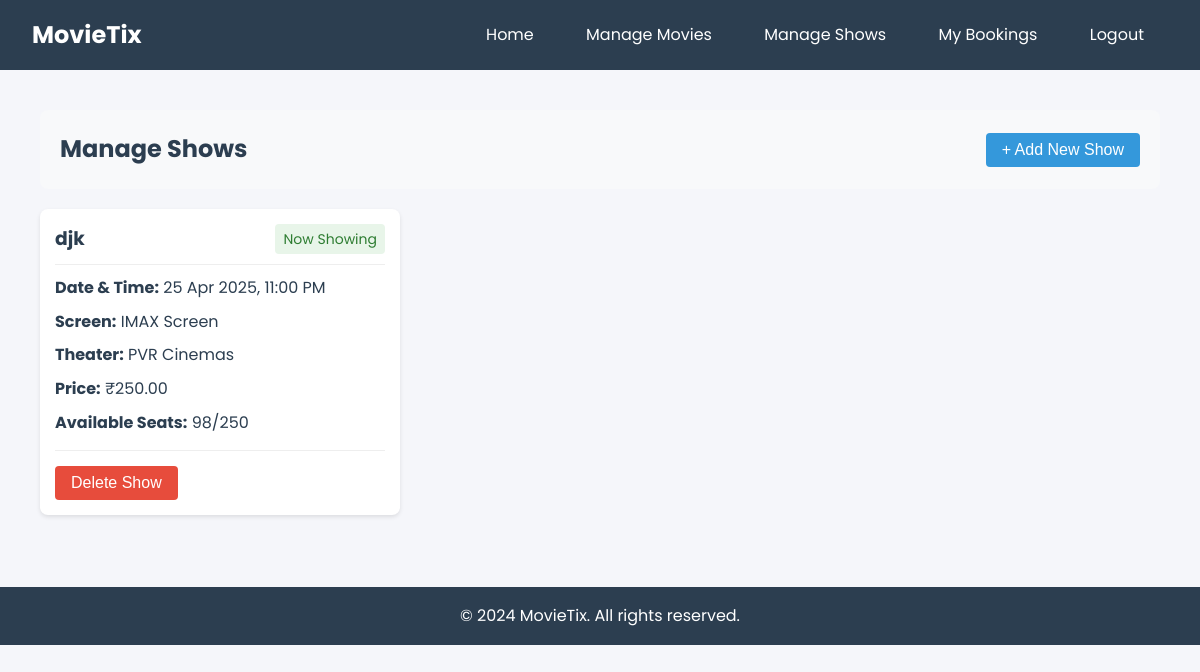
The page /admin/shows (signed in) on the database as committed earlier.
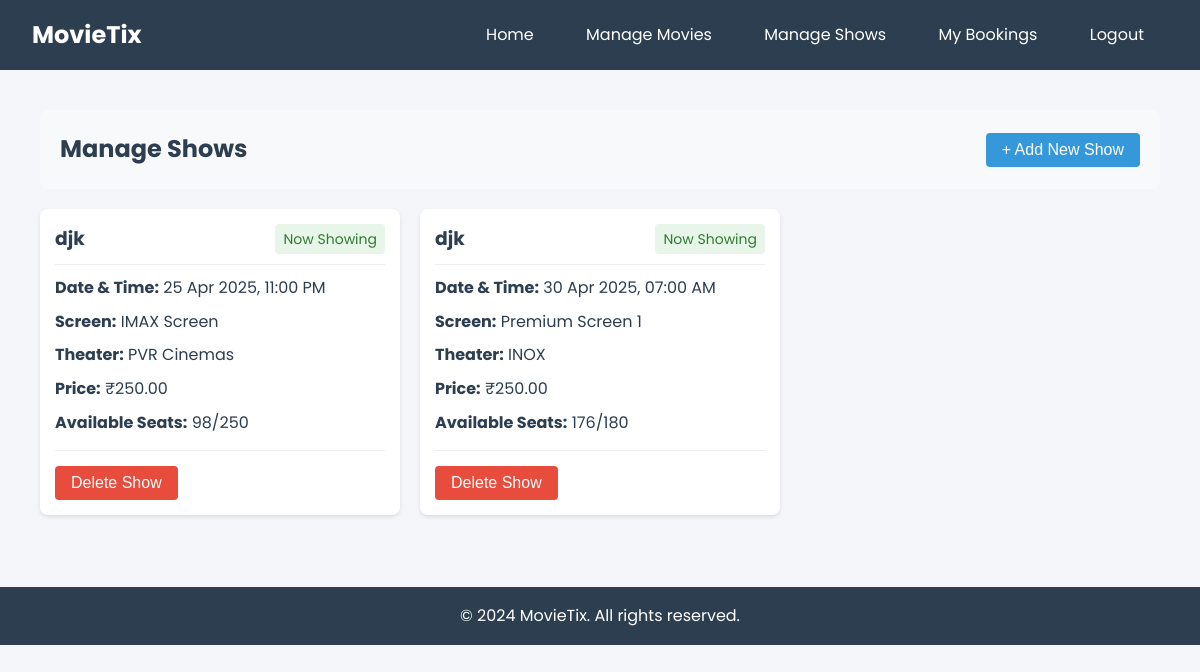
The same page on the database as committed later.
### app.py (models this page shows)
class Show(db.Model):
    id = db.Column(db.Integer, primary_key=True)
    movie_id = db.Column(db.Integer, db.ForeignKey('movie.id'), nullable=False)
    screen_id = db.Column(db.Integer, db.ForeignKey('screen.id'), nullable=False)
    show_time = db.Column(db.DateTime, nullable=False)
    price = db.Column(db.Float, nullable=False)
    available_seats = db.Column(db.Integer, nullable=False)
    bookings = db.relationship('Booking', backref='show', lazy=True)

class Movie(db.Model):
    id = db.Column(db.Integer, primary_key=True)
    title = db.Column(db.String(100), nullable=False)
    description = db.Column(db.Text, nullable=False)
    duration = db.Column(db.Integer, nullable=False)  # in minutes
    language = db.Column(db.String(50), nullable=False)
    release_date = db.Column(db.Date, nullable=False)
    poster_image = db.Column(db.String(200))
    genre = db.Column(db.String(100))
    rating = db.Column(db.Float, default=0.0)
    status = db.Column(db.String(20), default='Coming Soon')  # Now Showing, Coming Soon
    shows = db.relationship('Show', backref='movie', lazy=True)

class Screen(db.Model):
    id = db.Column(db.Integer, primary_key=True)
    name = db.Column(db.String(50), nullable=False)
    theater_id = db.Column(db.Integer, db.ForeignKey('theater.id'), nullable=False)
    capacity = db.Column(db.Integer, nullable=False)
    shows = db.relationship('Show', backref='screen', lazy=True)

class Theater(db.Model):
    id = db.Column(db.Integer, primary_key=True)
    name = db.Column(db.String(100), nullable=False)
    location = db.Column(db.String(200), nullable=False)
    capacity = db.Column(db.Integer, nullable=False)
    screens = db.relationship('Screen', backref='theater', lazy=True)

### app.py (the view, shortened to what this page needs)
@app.route('/admin/shows', methods=['GET', 'POST'])
def admin_shows():
    if not session.get('is_admin'):
        flash('Unauthorized access', 'danger')
        return redirect(url_for('login'))
    movies = Movie.query.all()
    theaters = Theater.query.all()
    screens = Screen.query.join(Theater).all()  # Get all screens with their theaters
    shows = Show.query.order_by(Show.show_time).all()
    return render_template('admin/shows.html',
                         movies=movies,
                         theaters=theaters,
                         screens=screens,  # Pass screens to template
                         shows=shows,
                         now=datetime.now())

### templates/admin/shows.html (shortened to what this page needs)
{% extends "base.html" %}
{% block content %}
<div class="admin-container">
    <div class="admin-header">
        <h2>Manage Shows</h2>
        <button type="button" class="btn btn-primary" onclick="showAddShowForm()">
            + Add New Show
        </button>
    </div>
    <div class="shows-list">
        {% for show in shows %}
        <div class="show-card">
            <div class="show-header">
                <h3>{{ show.movie.title }}</h3>
                <span class="status">{{ show.movie.status }}</span>
            </div>
            <div class="show-details">
                <p><strong>Date & Time:</strong> {{ show.show_time.strftime('%d %b %Y, %I:%M %p') }}</p>
                <p><strong>Screen:</strong> {{ show.screen.name }}</p>
                <p><strong>Theater:</strong> {{ show.screen.theater.name }}</p>
                <p><strong>Price:</strong> ₹{{ "%.2f"|format(show.price) }}</p>
                <p><strong>Available Seats:</strong> {{ show.available_seats }}/{{ show.screen.capacity }}</p>
            </div>
            <div class="show-actions">
                <button onclick="confirmDelete('{{ show.id }}')" class="btn btn-danger">Delete Show</button>
            </div>
        </div>
        {% endfor %}
    </div>
</div>
{% endblock %}

### templates/base.html (shortened to what this page needs)
<!DOCTYPE html>
<html lang="en">
<head>
    <link rel="stylesheet" href="{{ url_for('static', filename='css/style.css') }}">
</head>
<body>
    <nav class="navbar">
        <div class="nav-brand">
            <a href="{{ url_for('index') }}">MovieTix</a>
        </div>
        <div class="nav-links">
            <a href="{{ url_for('index') }}">Home</a>
            {% if session.get('is_admin') %}
                <a href="{{ url_for('admin_movies') }}">Manage Movies</a>
                <a href="{{ url_for('admin_shows') }}">Manage Shows</a>
            {% endif %}
            {% if session.get('user_id') %}
                <a href="{{ url_for('dashboard') }}">My Bookings</a>
                <a href="{{ url_for('logout') }}">Logout</a>
            {% else %}
                <a href="{{ url_for('login') }}">Login</a>
                <a href="{{ url_for('register') }}">Register</a>
            {% endif %}
        </div>
    </nav>
    <div class="container">
        {% block content %}{% endblock %}
    </div>
    <footer class="footer">
        <p>&copy; 2024 MovieTix. All rights reserved.</p>
    </footer>
</body>
</html>

### static/css/style.css (style rules this page uses)
:root { --primary-color: #2c3e50; --secondary-color: #e74c3c; --background-color: #f5f6fa; --text-color: #2c3e50; --border-color: #dcdde1; }
* { margin: 0; padding: 0; box-sizing: border-box; }
body { font-family: 'Poppins', sans-serif; background-color: var(--background-color); color: var(--text-color); line-height: 1.6; }
.container { max-width: 1200px; margin: 0 auto; padding: 20px; }
.navbar { background-color: var(--primary-color); padding: 1rem 2rem; display: flex; justify-content: space-between; align-items: center; }
.nav-brand a { color: white; font-size: 1.5rem; text-decoration: none; font-weight: bold; }
.nav-links a { color: white; text-decoration: none; padding: 0.5rem 1rem; margin: 0 0.5rem; border-radius: 4px; transition: background-color 0.3s; }
.btn { display: inline-block; padding: 0.5rem 1rem; border: none; border-radius: 4px; cursor: pointer; font-size: 1rem; transition: background-color 0.3s; }
.btn-primary { background-color: var(--primary-color); color: white; }
.footer { background-color: var(--primary-color); color: white; text-align: center; padding: 1rem; margin-top: 2rem; }

### templates/admin/shows.html (style rules this page uses)
.admin-container { max-width: 1200px; margin: 0 auto; padding: 20px; }
.admin-header { display: flex; justify-content: space-between; align-items: center; margin-bottom: 20px; padding: 20px; background-color: #f8f9fa; border-radius: 8px; }
.shows-list { display: grid; grid-template-columns: repeat(auto-fill, minmax(300px, 1fr)); gap: 20px; margin-top: 20px; }
.show-card { background: white; border-radius: 8px; padding: 15px; box-shadow: 0 2px 4px rgba(0,0,0,0.1); }
.show-header { display: flex; justify-content: space-between; align-items: center; margin-bottom: 10px; padding-bottom: 10px; border-bottom: 1px solid #eee; }
.show-header h3 { margin: 0; color: #2c3e50; }
.status { padding: 4px 8px; border-radius: 4px; font-size: 0.875rem; background-color: #e8f5e9; color: #2e7d32; }
.show-details p { margin: 8px 0; color: #2c3e50; }
.show-actions { margin-top: 15px; padding-top: 15px; border-top: 1px solid #eee; }
.btn { padding: 8px 16px; border-radius: 4px; border: none; cursor: pointer; font-size: 1rem; }
.btn-primary { background-color: #3498db; color: white; }
.btn-danger { background-color: #e74c3c; color: white; }

Rows that differ between the two databases and show on the page:
added Show: movie "djk", movie.status "Now Showing", show_time "30 Apr 2025, 07:00 AM", screen.name "Premium Screen 1", screen.theater.name "INOX", price "250.00", available_seats "176", screen.capacity "180"
